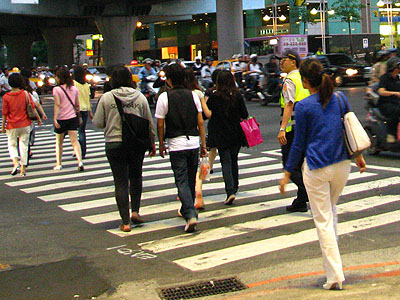
#> input picture Body_Hog/pic/people.jpg, 400 x 300 px; its folder holds only this picture in this run
$ python body.py
#> lines starting #> are read from the running program, lines starting #| are printed output that depends on the picture; after the words box and inside, x2 and y2 are one past the last pixel; in counts of white or black regions, pixels touching at a corner belong together
import numpy as np
import cv2
import glob

# Input Image from pic/
# Find Pedestrian ROI and save to hogresult/
# Calculate the hitrate
# Ptype = "jpg", "bmp", ....
def Hogdetect(Hit,Pic,Ptype):
#> called with Hit = 0, Pic = 0, Ptype = 'jpg'
  for imgfile1 in glob.glob("pic/*."+ Ptype):
    Pic +=1
    img = cv2.imread(imgfile1)
#> img is the input picture: shape (300, 400, 3); mean B, G, R 87.4, 104, 112.1

    found,w=hog.detectMultiScale(img, winStride=(8,8), padding=(32,32), scale=1.05)
#> found = [[0, 57, 53, 139], [34, 50, 72, 143], [82, 68, 93, 186], [182, 51, 87, 175], [134, 43, 104, 208], [252, 31, 142, 269]]; w = [1.63, 1.07, 1.1, 1.4, 1.25, 0.656]

    if (len(found) > 0):
      Hit +=1
      for (x,y,w,h) in found:
        cv2.rectangle(img,(x,y),(x+w,y+h),(255,0,0),2)
#> this loop made 6 passes
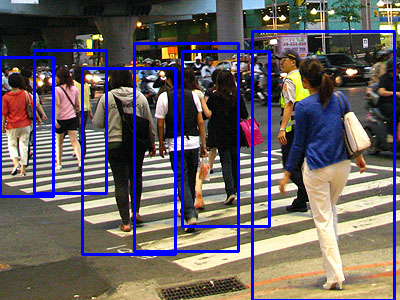
#> img: shape (300, 400, 3); 7.9% of pixels changed, all inside (x1, y1, x2, y2) = (0, 30, 396, 300)

      filename = imgfile1.split("pic/")[1]
      cv2.imwrite("hogresult/" + filename.split("."+ Ptype)[0] + "_HOG." + Ptype, img)
  return Hit, Pic


if __name__ == '__main__':

  hog = cv2.HOGDescriptor()
  hog.setSVMDetector(cv2.HOGDescriptor_getDefaultPeopleDetector())

  Hit, Pic = 0, 0
  Hit, Pic = Hogdetect(Hit,Pic,"jpg")
  Hit, Pic = Hogdetect(Hit,Pic,"bmp")

  hitrate = Hit / Pic
  print("Hitrate = %.2f"% hitrate )
